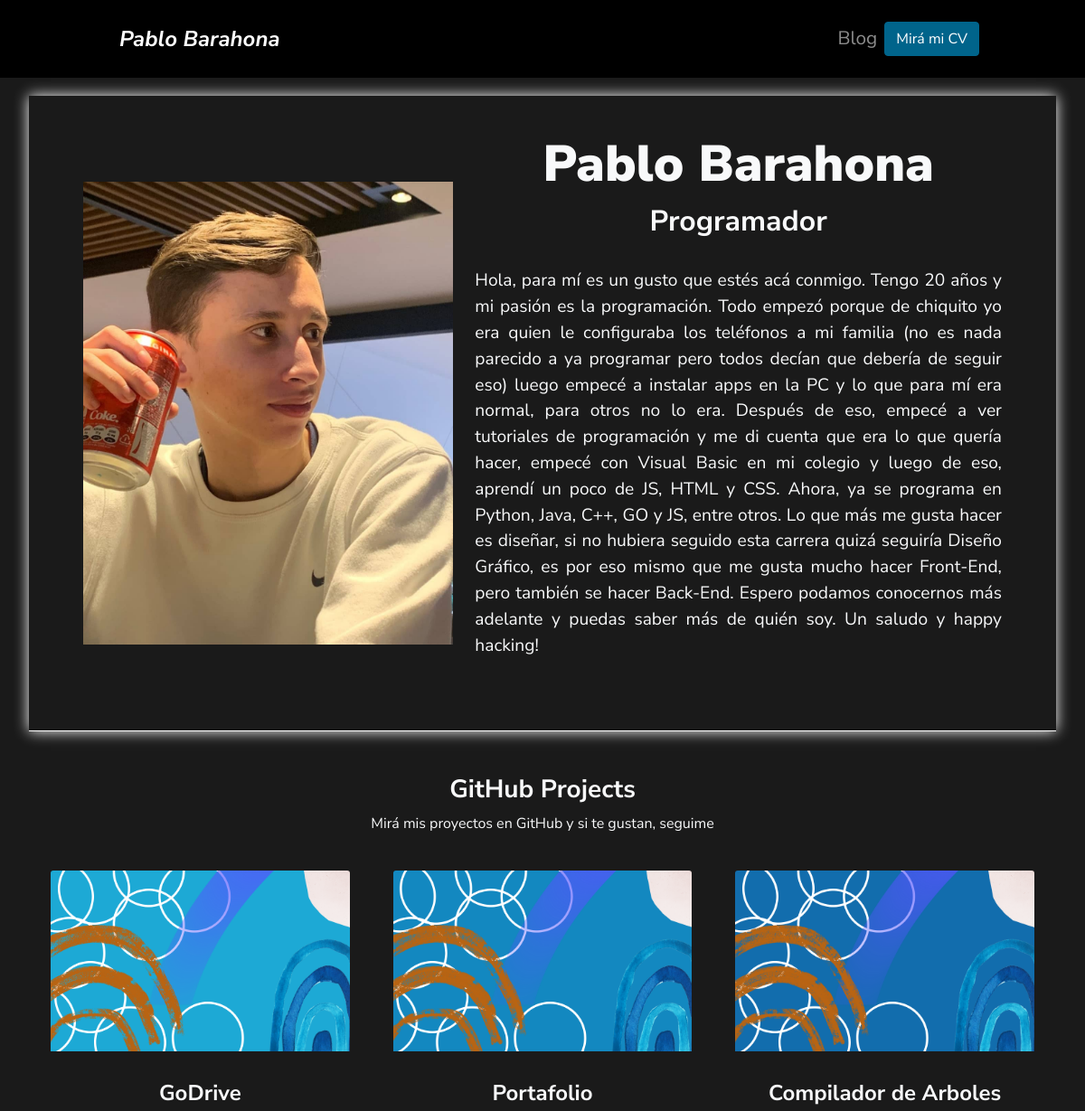
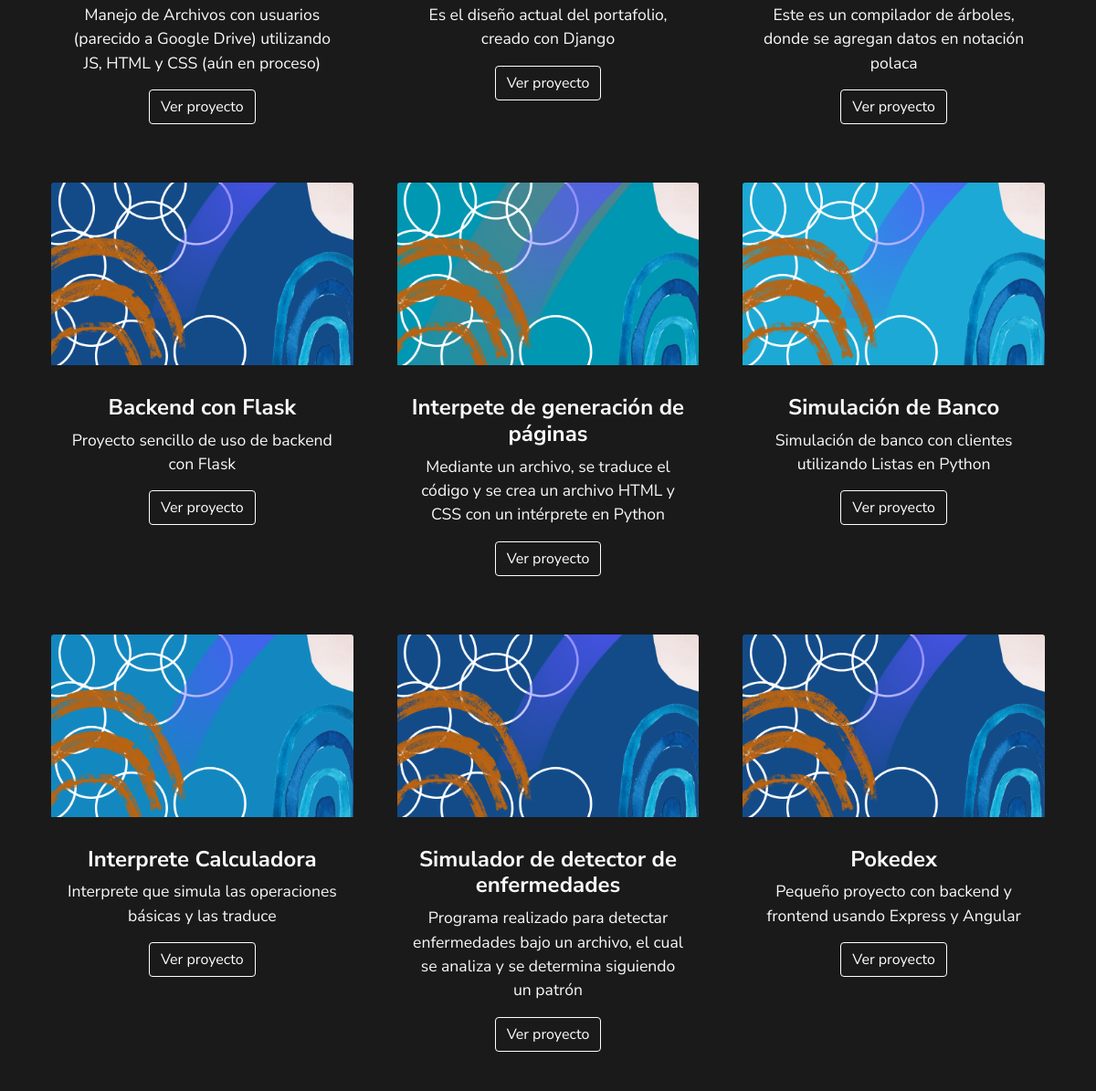
The page / on the database its author committed (2 pictures, top to bottom).
### portfolio/models.py (models this page shows, shortened)
class Project(models.Model):
    title = CharField(max_length=100)
    description = CharField(max_length=250)
    image = ImageField(upload_to="portfolio/images")
    url = URLField(blank=True)
    date = DateField(default=date.today)

### portfolio/views.py (the view)
# urls.py: 2. Add a URL to urlpatterns:  path('', views.home, name='home')
def home(request):
    projects = Project.objects.all()
    return render(request, "home.html", {"projects": projects})

### portfolio/templates/home.html (shortened to what this page needs)
{% load static %}
<!DOCTYPE html>
<html lang="en">
<head>
  <link href="https://cdn.jsdelivr.net/npm/bootstrap@5.1.3/dist/css/bootstrap.min.css" rel="stylesheet">
</head>
{% include 'partials/navbar.html' %}
<body class="text-light">
  <div class="container-fluid">
    {% block content %}
      <header class="row ">
        <div class="col-md-5">
          <img class='img' src="{% static 'portfolio/profile2.jpeg' %}" />
        </div>
        <div class="col-md-7">
          <h1><strong>Pablo Barahona</strong></h1>
          <h3>Programador</h3>
          <p>Hola, para mí es un gusto que estés acá conmigo. Tengo 20 años y mi pasión es la programación. Todo empezó porque de chiquito yo era
            quien le configuraba los teléfonos a mi familia (no es nada parecido a ya programar pero todos decían que debería de seguir eso) luego
            empecé a instalar apps en la PC y lo que para mí era normal, para otros no lo era. Después de eso, empecé a ver tutoriales de
            programación y me di cuenta que era lo que quería hacer, empecé con Visual Basic en mi colegio y luego de eso, aprendí un poco de
            JS, HTML y CSS. Ahora, ya se programa en Python, Java, C++, GO y JS, entre otros. Lo que más me gusta hacer es diseñar, si no hubiera
            seguido esta carrera quizá seguiría Diseño Gráfico, es por eso mismo que me gusta mucho hacer Front-End, pero también se hacer Back-End.
            Espero podamos conocernos más adelante y puedas saber más de quién soy. Un saludo y happy hacking!</p>
        </div>
      </header>
      <div class="portfolio row mt-5">
        <h3>GitHub Projects</h3>
        <p>Mirá mis proyectos en GitHub y si te gustan, seguime</p>
        {% for project in projects %}
          <div class="col-md-4 p-4">
            <div class="card card-project">
              <img src="{{project.image.url }}" class="card-img-top" />
              <div class="card-body">
                <h2>{{ project.title }}</h2>
                <p>{{ project.description }}</p>
                {% if project.url %}
                  <a href="{{project.url}}" class="btn btn-light" target="__blank" rel="noreferrer">Ver proyecto</a>
                {% endif %}
              </div>
            </div>
          </div>
        {% endfor %}
      </div>
    {% endblock %}
  </div>
</body>
</html>

### portfolio/templates/partials/navbar.html (shortened to what this page needs)
{% load static %}
<nav class="navbar navbar-expand-lg navbar-dark bg-black">
  <div class="container">
    <a class="navbar-brand fw-bold fst-italic" href="/">Pablo Barahona</a>
    <div class="collapse navbar-collapse" id="navbarNav">
      <ul class="navbar-nav ms-auto" style="margin-right: -15px; margin-left: auto;">
        <li class="nav-item d-flex align-items-center">
          <a class="nav-link" href="{% url 'blog:posts' %}">Blog</a>
        </li>
        <li class="nav-item d-flex align-items-center">
          <a class="btn btn-primary my-3" href="{% static 'portfolio/Curriculum Vitae Pablo Barahona.pdf' %}">Mirá mi CV</a>
        </li>
      </ul>
    </div>
  </div>
</nav>

### portfolio/templates/partials/navbar.html (style rules this page uses)
.navbar { background-color: #000; }
.navbar-brand { font-size: 1.5rem; }
#navbarNav .nav-item:nth-child(1) .nav-link { font-size: 1.3rem; }
.nav-link { font-size: 1.2rem; }
.btn-primary { background-color: #00648b; border-color: #00648b; color: #fff; text-decoration: none; }
.navbar-nav { margin-right: -15px; margin-left: auto; }

### portfolio/templates/home.html (style rules this page uses)
body { background-color: #1a1a1a; font-family: 'Nunito Sans', sans-serif; font-weight: 400; font-size: 16px; }
h1, h2, h3, h4, h5, h6 { font-weight: 700; }
a { color: #fff; text-decoration: none; }
.text-light { color: #fff; }
.container { max-width: 960px; margin: auto; }
header.row { padding: 3rem; border-bottom: 1px solid #fff; display: flex; flex-direction: row; justify-content: center; align-items: center; box-shadow: 0 0 15px #fff; margin: 20px; }
header.row > div.col-md-5 > img.img { max-width: 100%; height: auto; }
header h1 { font-size: 3.5rem; line-height: 1; text-align: center; margin-bottom: 1rem; }
header h3 { font-size: 2rem; text-align: center; margin-top: 0; }
header p { font-size: 1.2rem; margin-top: 2rem; margin-bottom: 2rem; text-align: justify; }
header .col-md-7 { text-align: center; }
header img { height: 200px; margin-right: 1rem; }
.portfolio { margin: 20px; text-align: center; }
.card-project { background-color: #1a1a1a; border: none; transition: box-shadow 0.2s ease; }
.card-project img { height: 200px; object-fit: cover; transition: transform 0.2s ease; }
.card-project h2 { font-size: 1.5rem; margin-top: 1rem; margin-bottom: 0; }
.card-project p { font-size: 1.1rem; margin-top: 0.5rem; margin-bottom: 0; }
.card-project a.btn { background-color: transparent; border-color: #fff; color: #fff; margin-top: 1rem; transition: background-color 0.2s ease, border-color 0.2s ease, color 0.2s ease; }

### rows shown on the page
Project: image (picture), title "GoDrive", description "Manejo de Archivos con usuarios (parecido a Google Drive) utilizando JS, HTML y CSS (aún en proceso)"
Project: image (picture), title "Portafolio", description "Es el diseño actual del portafolio, creado con Django"
Project: image (picture), title "Compilador de Arboles", description "Este es un compilador de árboles, donde se agregan datos en notación polaca"
Project: image (picture), title "Backend con Flask", description "Proyecto sencillo de uso de backend con Flask"
Project: image (picture), title "Interpete de generación de páginas", description "Mediante un archivo, se traduce el código y se crea un archivo HTML y CSS con un intérprete en Python"
Project: image (picture), title "Simulación de Banco", description "Simulación de banco con clientes utilizando Listas en Python"
Project: image (picture), title "Interprete Calculadora", description "Interprete que simula las operaciones básicas y las traduce"
Project: image (picture), title "Simulador de detector de enfermedades", description "Programa realizado para detectar enfermedades bajo un archivo, el cual se analiza y se determina siguiendo un patrón"
Project: image (picture), title "Pokedex", description "Pequeño proyecto con backend y frontend usando Express y Angular"
